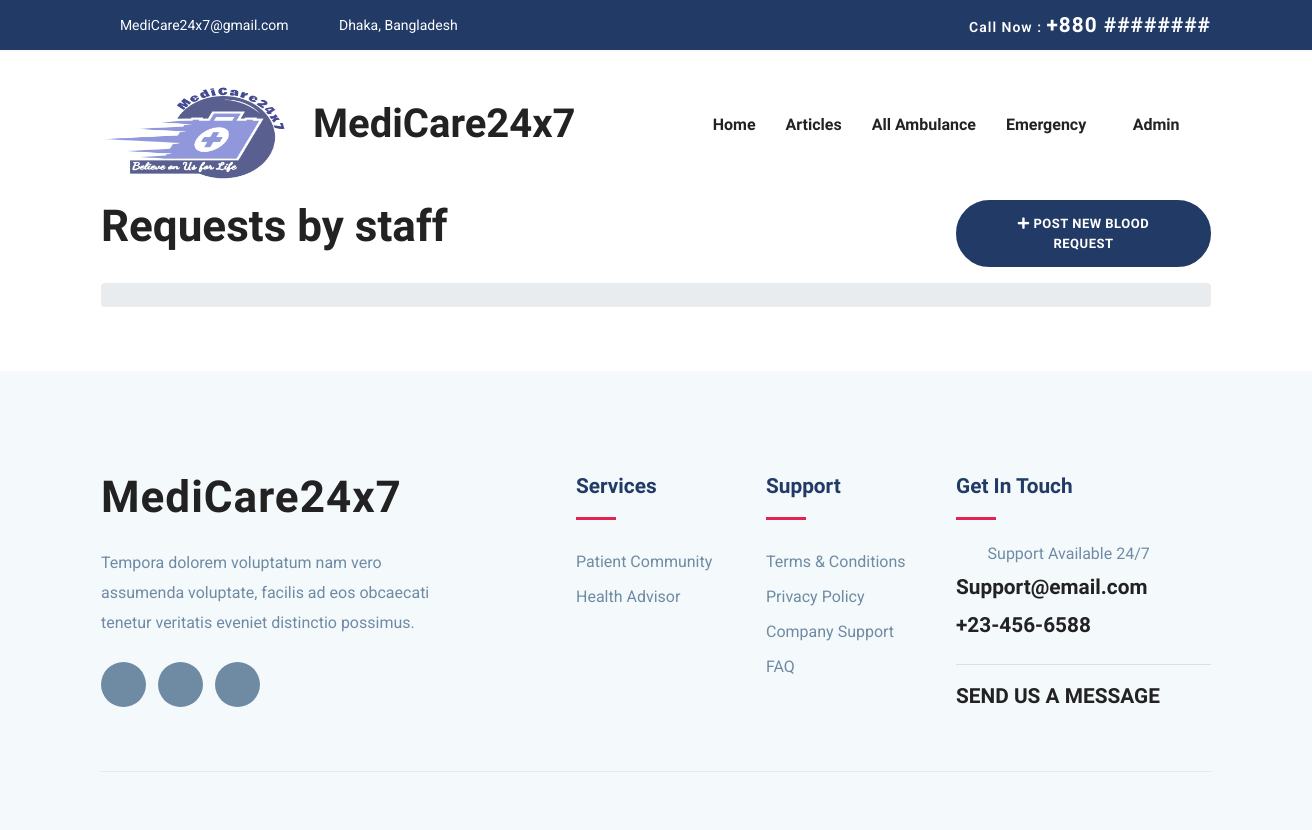
The app's page /requests/3 (signed in), older data.
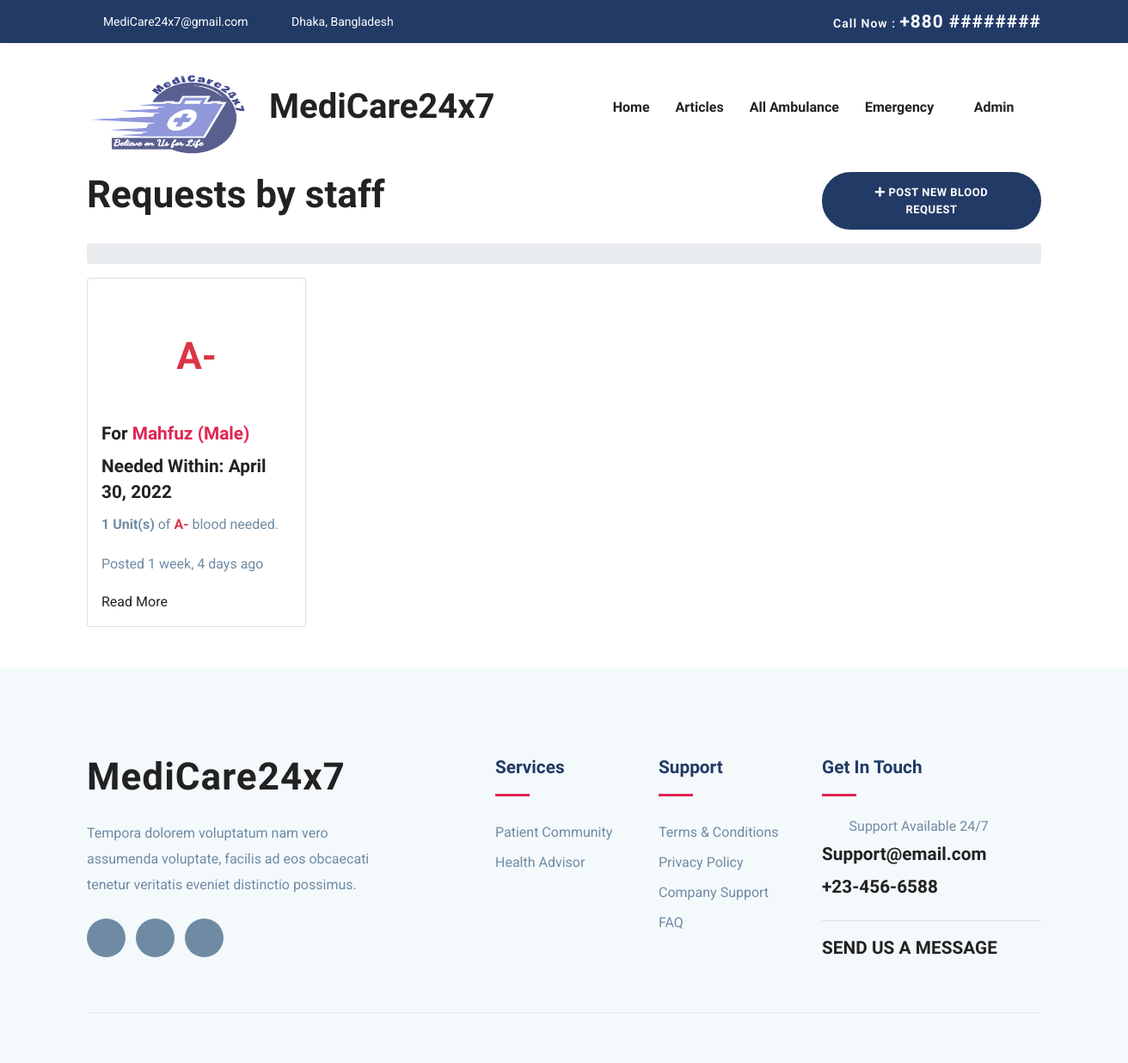
The same page, newer data.
### blood_donation/models.py (models this page shows, shortened)
class BloodRequestModel(models.Model):
    user = models.ForeignKey(UserModel, on_delete=models.CASCADE) # user who requested blood
    patient_name = models.CharField(max_length=100) # patient's name
    gender = models.CharField(max_length=255)
    blood_group = models.CharField(max_length=255)
    quantity = models.IntegerField() # quantity of blood requested
    location = models.TextField(max_length=255)
    is_emergency = models.BooleanField(default=False) # is this request for an emergency
    is_active = models.BooleanField(default=True) # is this request active
    needed_within = models.DateField() # when is the blood needed
    phone = models.CharField(max_length=20)
    note = models.TextField(blank=True, null=True)
    posted_on = models.DateTimeField(auto_now_add=True)

### blood_donation/views.py (the view)
# urls.py: path('requests/<int:pk>', views.users_requests_view, name='users-requests'), # path for user requests
@login_required(login_url="login")
def users_requests_view(request, pk):  # users requests page
    user = UserModel.objects.get(id=pk) # get the user
    blood_requests = BloodRequestModel.objects.filter(user=user).order_by('-posted_on') # get all the blood requests of the user by order of posted date on descending order
    paginator = Paginator(blood_requests, 16) # show 16 requests per page
    page = request.GET.get('page', 1) # get the page number
    try:
        blood_requests = paginator.page(page) # get the requested page
    except PageNotAnInteger: # if page is not an integer, deliver first page
        blood_requests = paginator.page(1)
    except EmptyPage: # if page is out of range, deliver last page of results
        blood_requests = paginator.page(paginator.num_pages)
    context = {
        'user': user,
        'blood_requests': blood_requests,
    }
    return render(request, 'blood_donation/user-requests.html', context)

### accounts/models.py (called while the page is built)
    def __str__(self):
        return self.email

### templates/blood_donation/user-requests.html (shortened to what this page needs)
{% extends "base.html" %}
{% load static %}
{% block content %}
<section>
    <div class="container">
        <div class="row">
            <div class="col-lg-6 col-md-12">
                <div class="blog-breadcrumbs-area">
                    <div class="blog-breadcrumbs-left">
                        <h2>Requests by {{ user.name }}</h2>
                    </div>
                </div>
            </div>
            <div class="col-lg-3 col-md-12">
            </div>
            <div class="col-lg-3 col-md-12">
                {% if user.is_authenticated %}
                <a href="{% url 'blood-donation-post-request' %}"
                   class="btn btn-main btn-round-full text-center"><i
                        class="fa fa-plus"></i>
                    <span>Post New Blood Request</span>
                </a>
                {% endif %}
            </div>
        </div>
        <div class="row mt-3">
            <div class="col-lg-12">
                <div class="blog-breadcrumbs-right">
                    <ol class="breadcrumb">
                    </ol>
                </div>
            </div>
        </div>
    </div>
    <div class="container">
        <div class="row">
            <div class="col-lg-12">
                <div class="row mb-5">
                    {% for post in blood_requests %}
                    <div class="col-lg-3 col-md-3 col-sm-4">
                        <div class="card p-3 rounded">
                            <div class="single-blog-right">
                                <div class="m-5">
                                    <p class="h2 text-center text-danger">{{ post.blood_group }}</p>
                                </div>
                                <div class="blog-author">
                                    <h4>For
                                        <span class="text-color-2">{{ post.patient_name }}
                                            ({{ post.gender }})</span>
                                    </h4>
                                </div>
                                <div class="blog-content">
                                    <h4>Needed Within: {{ post.needed_within }}</h4>
                                    <p><strong class="strong">{{ post.quantity }} Unit(s)</strong> of
                                        <strong class="text-danger">{{ post.blood_group }}</strong>
                                        blood needed.</p>
                                    <p>Posted {{ post.posted_on|timesince }} ago</p>
                                    <div class="readmore_area">
                                        <a href="{% url 'blood-donation-request-detail' post.id %}"
                                           data-hover="Read More"><span>Read More</span></a>
                                    </div>
                                </div>
                            </div>
                        </div>
                    </div>
                    {% endfor %}
                </div>
            </div>
        </div>
    </div>
</section>
{% endblock %}

Row changes from the older to the newer data that the page shows:
added BloodRequestModel: blood_group "A-", patient_name "Mahfuz", gender "Male", needed_within "April 30, 2022", quantity "1", posted_on "1 week, 4 days"
